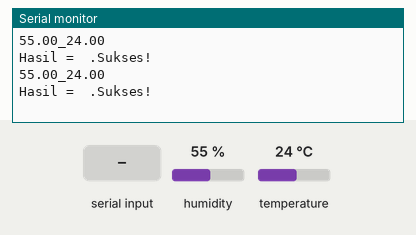
Simulated run of this sketch. Board: Arduino Uno, built with avr-gcc and run on an emulated ATmega328P. On the bench: the last lines printed to the serial monitor. The test bench sets the inputs (shaded band); at power-on: humidity 55 %, temperature 24 °C.

Above: at 1.2 s.
1.3 s: "ggl\n" received over Serial
At 2.9 s:
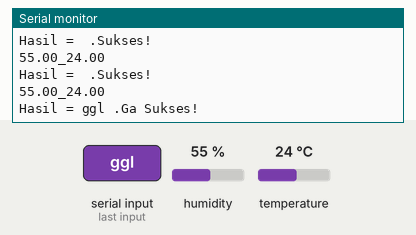
3.5 s: "90,45\n" received over Serial
At 4.8 s:
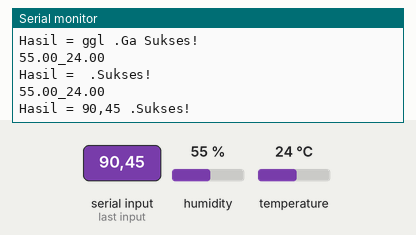
5.5 s: humidity set to 22 %
At 6.8 s:
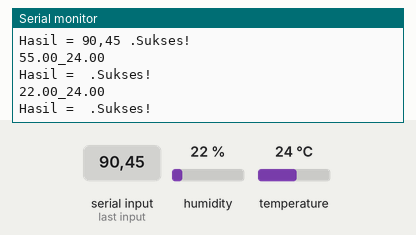
7.0 s: temperature set to 12 °C
At 8.4 s:
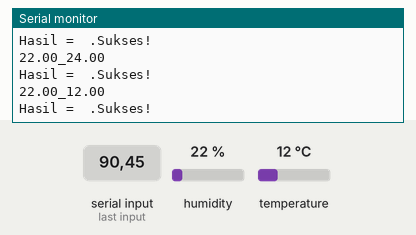
8.5 s: humidity set to 40 %
At 10.8 s:
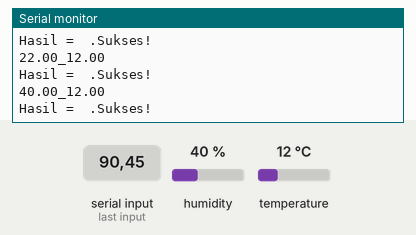
Timing chart, 0 to 11.0 s (numbered marks = the images above; inputs shaded):
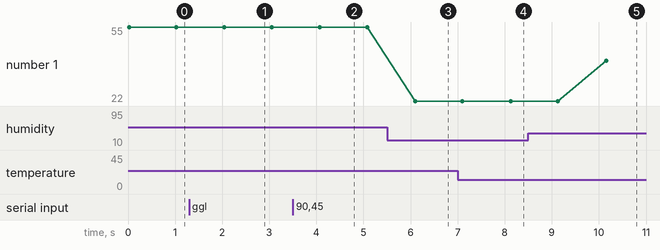

Measured:
- after the input at 1.3 s, the serial monitor: prints a new line after 0.76 s (image 1)
- after the input at 3.5 s, the serial monitor: prints a new line after 0.59 s (image 2)
- after the input at 5.5 s, the serial monitor: prints a new line after 0.60 s (image 3)
- after the input at 7.0 s, the serial monitor: prints a new line after 1.1 s (image 4)
- after the input at 8.5 s, the serial monitor: prints a new line after 1.7 s (image 5)
- plotted number 1: 55 → 22 after the input at 5.5 s, 22 → 40 after the input at 8.5 s

The sketch:

IoTPython.ino
```cpp
#include "DHT.h"  //Memasukan Library DHT ke Program

#define DHTPIN 2  //menggunakan pin 2 untuk pemasangan sensornya
#define DHTTYPE DHT11 //memilih tipe DHT11, bisa diubah menjadi DHT22, DHT21


DHT dht(DHTPIN, DHTTYPE);  //setting pin yang dipilih dan tipe DHT

int blue = 0, red = 0, hasil;
String inString;
char masuk;


void setup() {
  Serial.begin(9600);  //komunikasi Serial dengan komputer
  dht.begin(); //Komunikasi DHT dengan Arduino

}

void loop() {

  float kelembaban = dht.readHumidity(); //menyimpan nilai Humidity pada variabel kelembaban
  float suhu = dht.readTemperature(); //menyimpan nilai Temperature pada variabel suhu

  inString="";
  Serial.print(kelembaban); //menampilkan nilai kelembaban
  Serial.print("_"); //menampilkan tulisan suhu
  Serial.println(suhu); //menampilkan nilai suhu
  while ((Serial.available() > 0) && ((masuk = Serial.read()) != '\n')){ //baca feedback dr thingspeak
      inString += masuk;
  }

  if (inString == "ggl")    //validasi feedback
  {
    Serial.print("Hasil = ");
    Serial.print(inString);
    Serial.println(" .Ga Sukses!");
  }
  else
  {
    hasil = inString.toInt();
     Serial.print("Hasil = ");
    Serial.print(inString);
    Serial.println(" .Sukses!");
  }

  delay(1000); //memberi jeda waktu baca selama 500 mili detik
}
```
